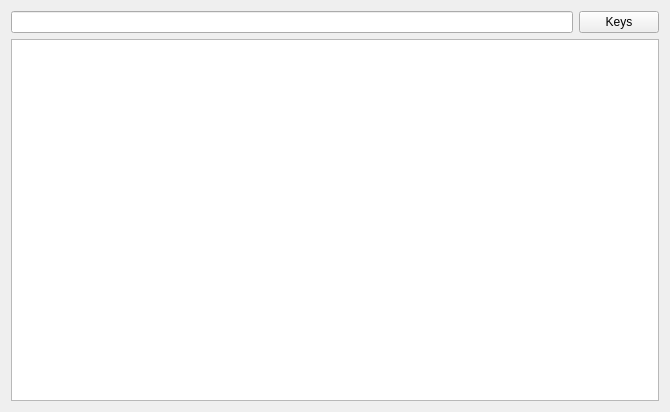
<?xml version="1.0" encoding="UTF-8"?>
<ui version="4.0">
 <class>MainWindow</class>
 <widget class="QMainWindow" name="MainWindow">
  <property name="geometry">
   <rect>
    <x>0</x>
    <y>0</y>
    <width>670</width>
    <height>412</height>
   </rect>
  </property>
  <property name="windowTitle">
   <string>MainWindow</string>
  </property>
  <widget class="QWidget" name="centralWidget">
   <layout class="QVBoxLayout" name="verticalLayout">
    <item>
     <layout class="QHBoxLayout" name="horizontalLayout_2">
      <item>
       <widget class="QLineEdit" name="lineEdit">
        <property name="text">
         <string/>
        </property>
       </widget>
      </item>
      <item>
       <widget class="QPushButton" name="pushButton_2">
        <property name="text">
         <string>Keys</string>
        </property>
       </widget>
      </item>
     </layout>
    </item>
    <item>
     <layout class="QHBoxLayout" name="horizontalLayout">
      <item>
       <widget class="QTableView" name="tableView">
        <property name="selectionBehavior">
         <enum>QAbstractItemView::SelectRows</enum>
        </property>
        <property name="showGrid">
         <bool>false</bool>
        </property>
        <attribute name="horizontalHeaderStretchLastSection">
         <bool>true</bool>
        </attribute>
       </widget>
      </item>
     </layout>
    </item>
   </layout>
  </widget>
 </widget>
 <layoutdefault spacing="6" margin="11"/>
 <resources/>
 <connections/>
</ui>
